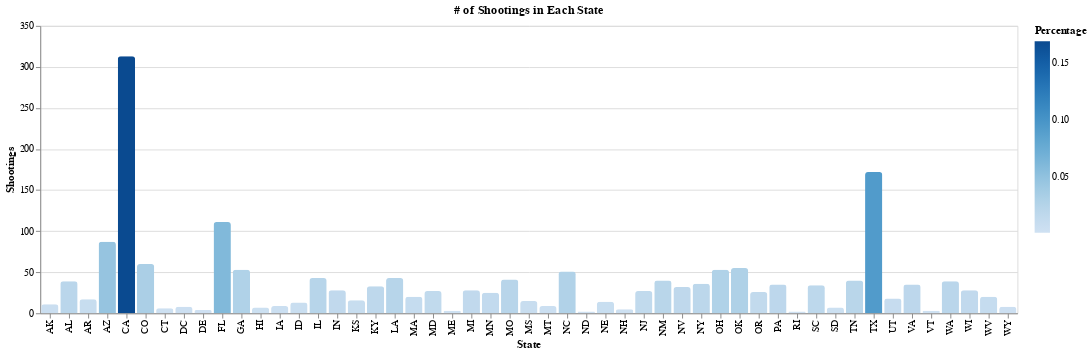

The notebook cell saved with this chart:
### Code cell
source = state_shooting_1

alt.Chart(source).mark_bar(
    cornerRadiusTopLeft=3,
    cornerRadiusTopRight=3
).encode(
    x='State',
    y='Shootings',
    color='Percentage'
).properties(
    title="# of Shootings in Each State")

### Figure 1 — Vega-Lite specification as saved in the notebook (floating-point values rounded to 4 significant figures)
{"config": {"view": {"continuousWidth": 400, "continuousHeight": 300}}, "data": {"name": "data-c5e54cc0840444ae82784dbe8516a65b"}, "mark": {"type": "bar", "cornerRadiusTopLeft": 3, "cornerRadiusTopRight": 3}, "encoding": {"color": {"type": "quantitative", "field": "Percentage"}, "x": {"type": "nominal", "field": "State"}, "y": {"type": "quantitative", "field": "Shootings"}}, "title": "# of Shootings in Each State", "$schema": "https://vega.github.io/schema/vega-lite/v4.8.1.json", "datasets": {"data-c5e54cc0840444ae82784dbe8516a65b": [{"State": "CA", "Shootings": 313, "Percentage": 0.1691}, {"State": "TX", "Shootings": 172, "Percentage": 0.09292}, {"State": "FL", "Shootings": 111, "Percentage": 0.05997}, {"State": "AZ", "Shootings": 87, "Percentage": 0.047}, {"State": "CO", "Shootings": 60, "Percentage": 0.03241}, {"State": "OK", "Shootings": 55, "Percentage": 0.02971}, {"State": "OH", "Shootings": 53, "Percentage": 0.02863}, {"State": "GA", "Shootings": 53, "Percentage": 0.02863}, {"State": "NC", "Shootings": 51, "Percentage": 0.02755}, {"State": "IL", "Shootings": 43, "Percentage": 0.02323}, {"State": "LA", "Shootings": 43, "Percentage": 0.02323}, {"State": "MO", "Shootings": 41, "Percentage": 0.02215}, {"State": "NM", "Shootings": 40, "Percentage": 0.02161}, {"State": "TN", "Shootings": 40, "Percentage": 0.02161}, {"State": "WA", "Shootings": 39, "Percentage": 0.02107}, {"State": "AL", "Shootings": 39, "Percentage": 0.02107}, {"State": "NY", "Shootings": 36, "Percentage": 0.01945}, {"State": "PA", "Shootings": 35, "Percentage": 0.01891}, {"State": "VA", "Shootings": 35, "Percentage": 0.01891}, {"State": "SC", "Shootings": 34, "Percentage": 0.01837}, {"State": "KY", "Shootings": 33, "Percentage": 0.01783}, {"State": "NV", "Shootings": 32, "Percentage": 0.01729}, {"State": "IN", "Shootings": 28, "Percentage": 0.01513}, {"State": "MI", "Shootings": 28, "Percentage": 0.01513}, {"State": "WI", "Shootings": 28, "Percentage": 0.01513}, {"State": "NJ", "Shootings": 27, "Percentage": 0.01459}, {"State": "MD", "Shootings": 27, "Percentage": 0.01459}, {"State": "OR", "Shootings": 26, "Percentage": 0.01405}, {"State": "MN", "Shootings": 25, "Percentage": 0.01351}, {"State": "WV", "Shootings": 20, "Percentage": 0.0108}, {"State": "MA", "Shootings": 20, "Percentage": 0.0108}, {"State": "UT", "Shootings": 18, "Percentage": 0.009724}, {"State": "AR", "Shootings": 17, "Percentage": 0.009184}, {"State": "KS", "Shootings": 16, "Percentage": 0.008644}, {"State": "MS", "Shootings": 15, "Percentage": 0.008104}, {"State": "NE", "Shootings": 14, "Percentage": 0.007563}, {"State": "ID", "Shootings": 13, "Percentage": 0.007023}, {"State": "AK", "Shootings": 11, "Percentage": 0.005943}, {"State": "IA", "Shootings": 9, "Percentage": 0.004862}, {"State": "MT", "Shootings": 9, "Percentage": 0.004862}, {"State": "DC", "Shootings": 8, "Percentage": 0.004322}, {"State": "WY", "Shootings": 8, "Percentage": 0.004322}, {"State": "SD", "Shootings": 7, "Percentage": 0.003782}, {"State": "HI", "Shootings": 7, "Percentage": 0.003782}, {"State": "CT", "Shootings": 6, "Percentage": 0.003241}, {"State": "NH", "Shootings": 5, "Percentage": 0.002701}, {"State": "DE", "Shootings": 4, "Percentage": 0.002161}, {"State": "VT", "Shootings": 3, "Percentage": 0.001621}, {"State": "ME", "Shootings": 3, "Percentage": 0.001621}, {"State": "RI", "Shootings": 2, "Percentage": 0.00108}, {"State": "ND", "Shootings": 2, "Percentage": 0.00108}]}}
